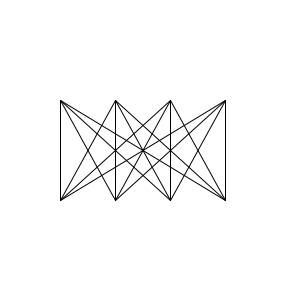
Frame 1 (no input)
Frame 60 (the mouse pressed at the canvas centre just before this capture): identical to frame 1, image omitted
Frame 120 (the mouse held since frame 60 and released just before this capture): identical to frame 1, image omitted

The Processing sketch that drew this single still picture (run headless with seeded random() and noise(); from frame 60 on, the mouse is pressed at the canvas centre):

// Processing sketch: processing_61237
// ── processing_61237.pde

void setup () {
  size(300,300);
  smooth();
}

void draw () {
  background(255);
 
 strokeWeight(1);
 for(int i=30; i<200; i=i+55) {
   for(int j=30;j<200; j=j+55) {
     line(30+i,200,30+j,100);
   }
 }
  
}
